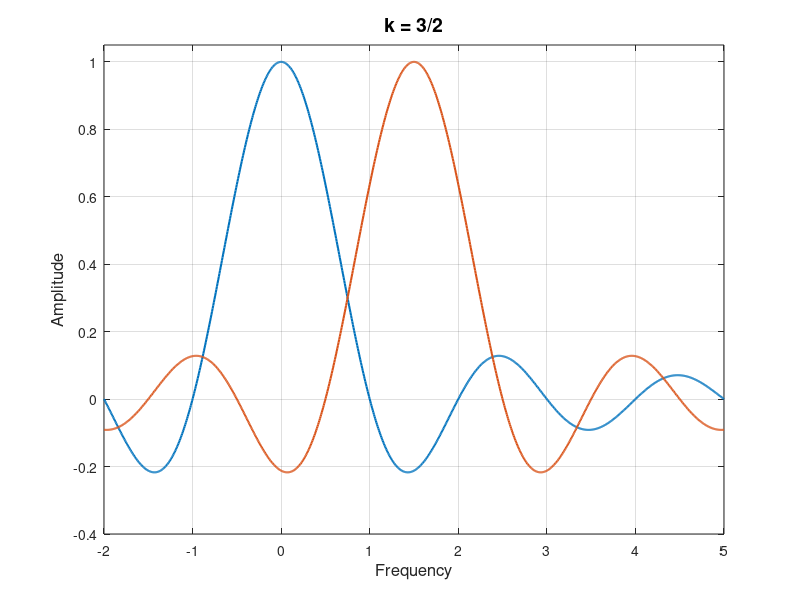
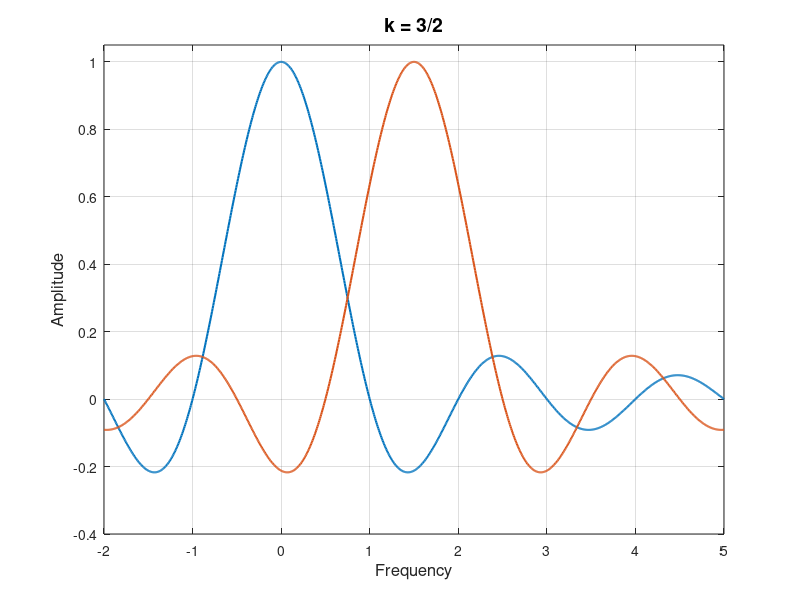
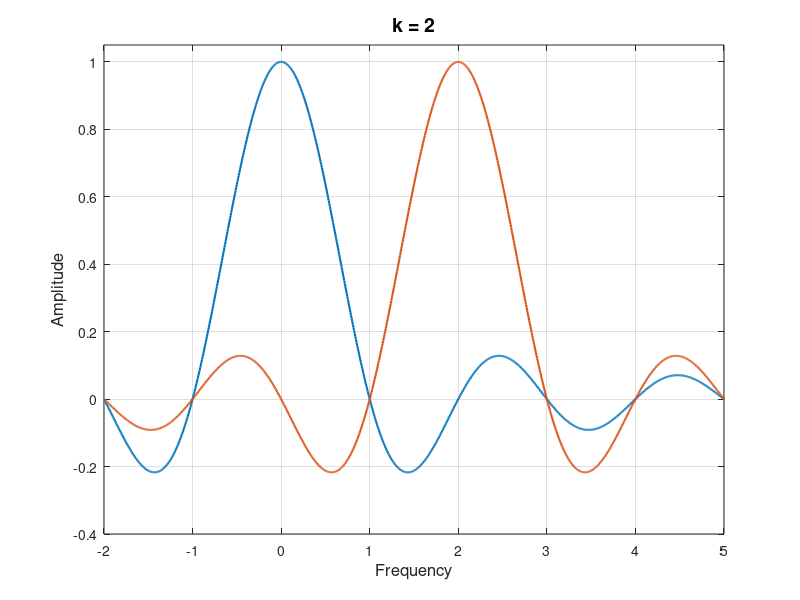
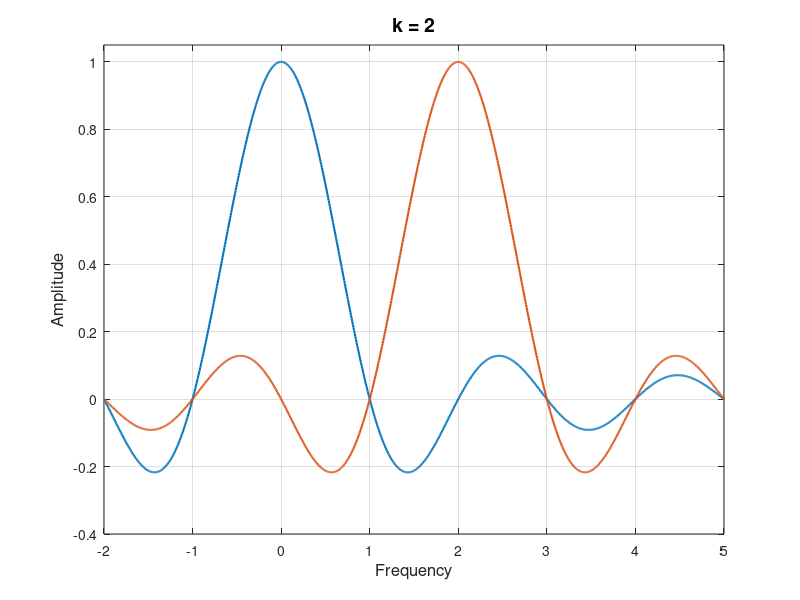

These figures' MATLAB source, in order:
% OFDM Subcarrier Spacing Analysis (Frequency Domain: k = 1.5, 2.0)
clear; clc; close all;

output_dir = fileparts(mfilename('fullpath'));

f = linspace(-2, 5, 1000); % Frequency vector

k_values = [1.5, 2.0];
titles_k = {'k = 3/2', 'k = 2'};
filenames = {'15', '20'};

for i = 1:length(k_values)
    k = k_values(i);
    
    fig_freq = figure('Position', [100, 100, 500, 300], 'Visible', 'on');
    
    % 使用原始 sinc 函數 (不取絕對值)
    sinc1 = sin(pi * f) ./ (pi * f); % Reference subcarrier
    sinc1(f == 0) = 1;
    shifted_f = f - k;
    sinc2 = sin(pi * shifted_f) ./ (pi * shifted_f); % Adjacent subcarrier
    sinc2(shifted_f == 0) = 1;
    
    % 使用與參考圖片相同的 MATLAB 預設藍、橘色系
    plot(f, sinc1, '-', 'Color', [0 0.4470 0.7410], 'LineWidth', 1.5); hold on;
    plot(f, sinc2, '-', 'Color', [0.8500 0.3250 0.0980], 'LineWidth', 1.5); 
    
    % 完全比照附圖的 Y 軸刻度格式
    ylim([-0.4, 1.05]);
    yticks(-0.4:0.2:1);
    
    title(titles_k{i}, 'FontSize', 14);
    xlabel('Frequency', 'FontSize', 12); 
    ylabel('Amplitude', 'FontSize', 12);
    
    grid on;
    
    exportgraphics(gcf, fullfile(output_dir, sprintf('k_%s_freq.eps', filenames{i})), 'ContentType', 'vector');
    saveas(fig_freq, fullfile(output_dir, sprintf('k_%s_freq.png', filenames{i})));
end
